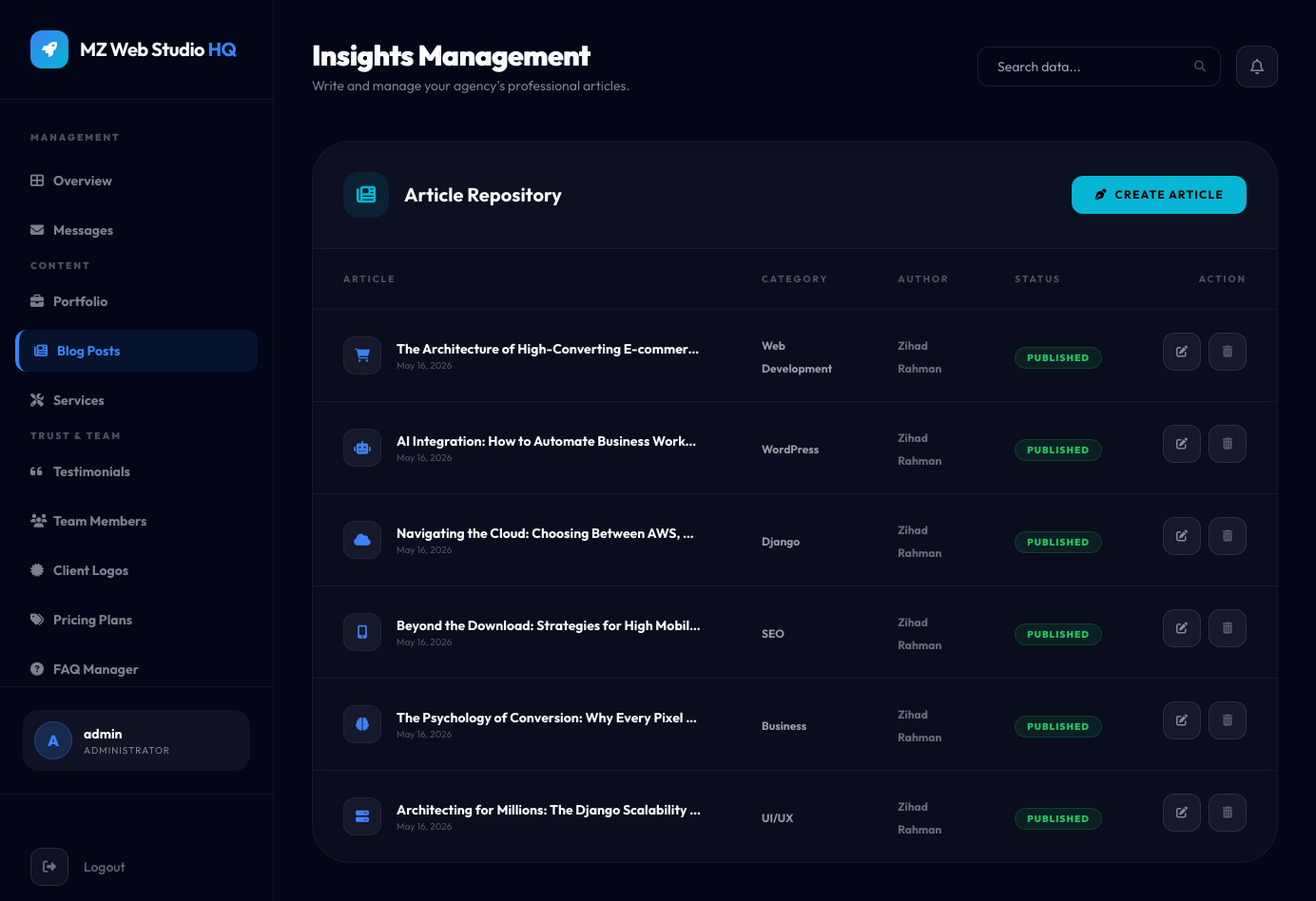
The app's page /management/blog/ (signed in) with its own data.
### devsqaud/models.py (models this page shows, shortened)
class Post(models.Model):
    title = models.CharField(max_length=200)
    slug = models.SlugField(max_length=200, unique=True, blank=True)
    author = models.CharField(max_length=100, default="MZ Web Studio Team")
    category = models.ForeignKey(Category, on_delete=models.SET_NULL, null=True, related_name='posts')
    icon = models.CharField(max_length=100, default="fas fa-newspaper", help_text="Font Awesome icon for the post")
    thumbnail = models.ImageField(upload_to='blog/', blank=True, null=True)
    external_thumbnail = models.URLField(blank=True, help_text="Link to external image (e.g. Unsplash)")
    excerpt = models.TextField(help_text="Short summary of the post")
    content = models.TextField()
    is_published = models.BooleanField(default=True)
    created_at = models.DateTimeField(auto_now_add=True)
    updated_at = models.DateTimeField(auto_now=True)
    class Meta:
        ordering = ['-created_at']

class Category(models.Model):
    name = models.CharField(max_length=100)
    slug = models.SlugField(max_length=100, unique=True, blank=True)
    class Meta:
        verbose_name_plural = "Categories"

### devsqaud/views_dashboard.py (the view)
# urls.py: path('management/blog/', views_dashboard.dashboard_blog, name='dashboard_blog'),
@staff_member_required
def dashboard_blog(request):
    posts = Post.objects.all()
    context = {
        'posts': posts,
        'active_page': 'blog',
    }
    return render(request, 'dashboard/blog_list.html', context)

### devsqaud/context_processors.py (called while the page is built)
def site_config_context(request):
    return {
        'site': SiteConfig.load(),
    }

def currency_context(request):
    currency = request.session.get('currency', 'USD')
    symbols = {
        'USD': '$',
        'BDT': '৳',
        'EUR': '€',
        'GBP': '£',
        'SAR': '﷼',
        'AED': 'د.إ'
    }
    return {
        'active_currency': currency,
        'currency_symbol': symbols.get(currency, '$'),
    }

### devsqaud/models.py (called while the page is built)
    @classmethod
    def load(cls):
        obj, _ = cls.objects.get_or_create(pk=1)
        return obj

### templates/dashboard/blog_list.html (shortened to what this page needs)
{% extends 'dashboard/base.html' %}
{% block header_title %}Insights Management{% endblock %}
{% block header_subtitle %}Write and manage your agency's professional articles.{% endblock %}
{% block dashboard_content %}
<div class="glass-card rounded-[40px] border-brand-text/5 overflow-hidden">
    <div class="p-8 border-b border-brand-text/5 flex items-center justify-between bg-brand-text/[0.01]">
        <div class="flex items-center space-x-4">
            <div class="w-12 h-12 rounded-2xl bg-brand-accent/10 flex items-center justify-center">
                <i class="fas fa-newspaper text-brand-accent text-xl"></i>
            </div>
            <h3 class="text-xl font-bold">Article Repository</h3>
        </div>
        <a href="{% url 'content_add' 'post' %}" class="px-6 py-3 bg-brand-accent text-black text-xs font-bold uppercase tracking-widest rounded-xl hover:shadow-[0_0_30px_rgba(6, 182, 212,0.4)] transition-all flex items-center space-x-2">
            <i class="fas fa-pen-nib"></i>
            <span>Create Article</span>
        </a>
    </div>
    <div class="overflow-x-auto">
        <table class="w-full text-left">
            <thead>
                <tr class="text-[10px] font-black uppercase tracking-[0.2em] text-brand-text/30 border-b border-brand-text/5">
                    <th class="px-8 py-6">Article</th>
                    <th class="px-8 py-6">Category</th>
                    <th class="px-8 py-6">Author</th>
                    <th class="px-8 py-6">Status</th>
                    <th class="px-8 py-6 text-right">Action</th>
                </tr>
            </thead>
            <tbody class="divide-y divide-brand-text/5">
                {% for post in posts %}
                <tr class="group hover:bg-brand-text/[0.02] transition-all">
                    <td class="px-8 py-6">
                        <div class="flex items-center space-x-4">
                            <div class="w-10 h-10 rounded-xl bg-brand-text/5 flex items-center justify-center text-brand-primary border border-brand-text/5 group-hover:border-brand-primary/30 transition-all">
                                <i class="{{ post.icon }} text-sm"></i>
                            </div>
                            <div>
                                <p class="text-sm font-bold truncate max-w-xs">{{ post.title }}</p>
                                <p class="text-[10px] text-brand-text/30">{{ post.created_at|date:"M d, Y" }}</p>
                            </div>
                        </div>
                    </td>
                    <td class="px-8 py-6">
                        <span class="text-xs font-bold text-brand-text/60">{{ post.category.name }}</span>
                    </td>
                    <td class="px-8 py-6">
                        <span class="text-xs font-bold text-brand-text/40">{{ post.author }}</span>
                    </td>
                    <td class="px-8 py-6">
                        {% if post.is_published %}
                        <span class="px-3 py-1 bg-green-500/10 border border-green-500/20 text-green-500 text-[10px] font-black uppercase tracking-widest rounded-full">Published</span>
                        {% else %}
                        <span class="px-3 py-1 bg-brand-text/5 border border-brand-text/10 text-brand-text/30 text-[10px] font-black uppercase tracking-widest rounded-full">Draft</span>
                        {% endif %}
                    </td>
                    <td class="px-8 py-6 text-right flex items-center justify-end space-x-2">
                        <a href="{% url 'content_edit' 'post' post.pk %}" class="inline-flex w-10 h-10 rounded-xl bg-brand-text/5 border border-brand-text/10 items-center justify-center text-brand-text/50 hover:bg-brand-accent hover:text-black hover:border-brand-accent transition-all">
                            <i class="fas fa-edit text-xs"></i>
                        </a>
                        <form action="{% url 'content_delete' 'post' post.pk %}" method="POST" onsubmit="return confirm('Are you sure?');" class="inline">
                            <button type="submit" class="inline-flex w-10 h-10 rounded-xl bg-brand-text/5 border border-brand-text/10 items-center justify-center text-brand-text/30 hover:bg-red-500/20 hover:text-red-500 transition-all">
                                <i class="fas fa-trash-alt text-xs"></i>
                            </button>
                        </form>
                    </td>
                </tr>
                {% endfor %}
            </tbody>
        </table>
    </div>
</div>
{% endblock %}

### templates/dashboard/base.html (shortened to what this page needs)
<!DOCTYPE html>
<html lang="en">
<head>
    <script src="https://cdn.tailwindcss.com"></script>
    <link rel="stylesheet" href="https://cdnjs.cloudflare.com/ajax/libs/font-awesome/6.4.0/css/all.min.css">
</head>
<body class="bg-brand-bg min-h-screen flex">
    <aside class="w-72 bg-brand-bg border-r border-brand-text/5 flex flex-col fixed inset-y-0 z-50">
        <div class="p-8 border-b border-brand-text/5">
            <a href="{% url 'home' %}" class="flex items-center space-x-3">
                <div class="w-10 h-10 bg-gradient-to-br from-brand-primary to-brand-accent rounded-xl flex items-center justify-center">
                    <i class="fas fa-rocket text-brand-text"></i>
                </div>
                <span class="text-xl font-bold tracking-tight">MZ Web Studio <span class="text-brand-primary">HQ</span></span>
            </a>
        </div>
        <nav class="flex-1 px-4 py-8 space-y-2 overflow-y-auto">
            <p class="px-4 text-[10px] font-black uppercase tracking-[0.2em] text-brand-text/30 mb-4">Management</p>
            <a href="{% url 'dashboard_home' %}" class="sidebar-link group flex items-center px-4 py-3 text-sm font-bold rounded-xl transition-all duration-300 {% if active_page == 'overview' %}active{% else %}text-brand-text/50 hover:bg-brand-text/5 hover:text-brand-text{% endif %}">
                <i class="fas fa-th-large w-6 group-hover:text-brand-primary"></i>
                <span>Overview</span>
            </a>
            <a href="{% url 'dashboard_messages' %}" class="sidebar-link group flex items-center px-4 py-3 text-sm font-bold rounded-xl transition-all duration-300 {% if active_page == 'messages' %}active{% else %}text-brand-text/50 hover:bg-brand-text/5 hover:text-brand-text{% endif %}">
                <i class="fas fa-envelope w-6 group-hover:text-brand-primary"></i>
                <span>Messages</span>
            </a>
            <p class="px-4 text-[10px] font-black uppercase tracking-[0.2em] text-brand-text/30 mt-8 mb-4">Content</p>
            <a href="{% url 'dashboard_projects' %}" class="sidebar-link group flex items-center px-4 py-3 text-sm font-bold rounded-xl transition-all duration-300 {% if active_page == 'projects' %}active{% else %}text-brand-text/50 hover:bg-brand-text/5 hover:text-brand-text{% endif %}">
                <i class="fas fa-briefcase w-6 group-hover:text-brand-primary"></i>
                <span>Portfolio</span>
            </a>
            <a href="{% url 'dashboard_blog' %}" class="sidebar-link group flex items-center px-4 py-3 text-sm font-bold rounded-xl transition-all duration-300 {% if active_page == 'blog' %}active{% else %}text-brand-text/50 hover:bg-brand-text/5 hover:text-brand-text{% endif %}">
                <i class="fas fa-newspaper w-6 group-hover:text-brand-primary"></i>
                <span>Blog Posts</span>
            </a>
            <a href="{% url 'dashboard_services' %}" class="sidebar-link group flex items-center px-4 py-3 text-sm font-bold rounded-xl transition-all duration-300 {% if active_page == 'services' %}active{% else %}text-brand-text/50 hover:bg-brand-text/5 hover:text-brand-text{% endif %}">
                <i class="fas fa-tools w-6 group-hover:text-brand-primary"></i>
                <span>Services</span>
            </a>
            <p class="px-4 text-[10px] font-black uppercase tracking-[0.2em] text-brand-text/30 mt-8 mb-4">Trust & Team</p>
            <a href="{% url 'dashboard_testimonials' %}" class="sidebar-link group flex items-center px-4 py-3 text-sm font-bold rounded-xl transition-all duration-300 {% if active_page == 'testimonials' %}active{% else %}text-brand-text/50 hover:bg-brand-text/5 hover:text-brand-text{% endif %}">
                <i class="fas fa-quote-left w-6 group-hover:text-brand-primary"></i>
                <span>Testimonials</span>
            </a>
            <a href="{% url 'dashboard_team' %}" class="sidebar-link group flex items-center px-4 py-3 text-sm font-bold rounded-xl transition-all duration-300 {% if active_page == 'team' %}active{% else %}text-brand-text/50 hover:bg-brand-text/5 hover:text-brand-text{% endif %}">
                <i class="fas fa-users w-6 group-hover:text-brand-primary"></i>
                <span>Team Members</span>
            </a>
            <a href="{% url 'dashboard_logos' %}" class="sidebar-link group flex items-center px-4 py-3 text-sm font-bold rounded-xl transition-all duration-300 {% if active_page == 'logos' %}active{% else %}text-brand-text/50 hover:bg-brand-text/5 hover:text-brand-text{% endif %}">
                <i class="fas fa-certificate w-6 group-hover:text-brand-primary"></i>
                <span>Client Logos</span>
            </a>
            <a href="{% url 'dashboard_packages' %}" class="sidebar-link group flex items-center px-4 py-3 text-sm font-bold rounded-xl transition-all duration-300 {% if active_page == 'packages' %}active{% else %}text-brand-text/50 hover:bg-brand-text/5 hover:text-brand-text{% endif %}">
                <i class="fas fa-tags w-6 group-hover:text-brand-primary"></i>
                <span>Pricing Plans</span>
            </a>
            <a href="{% url 'dashboard_faq' %}" class="sidebar-link group flex items-center px-4 py-3 text-sm font-bold rounded-xl transition-all duration-300 {% if active_page == 'faq' %}active{% else %}text-brand-text/50 hover:bg-brand-text/5 hover:text-brand-text{% endif %}">
                <i class="fas fa-question-circle w-6 group-hover:text-brand-primary"></i>
                <span>FAQ Manager</span>
            </a>
        </nav>
        <div class="p-6 border-t border-brand-text/5">
            <div class="flex items-center space-x-3 p-3 bg-brand-text/5 rounded-2xl">
                <div class="w-10 h-10 rounded-full bg-brand-primary/20 border border-brand-primary/30 flex items-center justify-center">
                    <span class="font-black text-brand-primary">{{ request.user.username|first|upper }}</span>
                </div>
                <div class="flex-1 min-w-0">
                    <p class="text-sm font-bold truncate">{{ request.user.username }}</p>
                    <p class="text-[10px] text-brand-text/50 uppercase tracking-widest">Administrator</p>
                </div>
            </div>
        </div>
        <div class="mt-auto pt-10 border-t border-brand-text/5">
            <form action="{% url 'logout' %}" method="POST" class="px-8 py-4">
                <button type="submit" class="flex items-center space-x-4 text-brand-text/40 hover:text-red-500 transition-all group w-full text-left">
                    <div class="w-10 h-10 rounded-xl bg-brand-text/5 border border-brand-text/10 flex items-center justify-center group-hover:bg-red-500/10 group-hover:border-red-500/20 transition-all">
                        <i class="fas fa-sign-out-alt text-sm"></i>
                    </div>
                    <span class="text-sm font-medium">Logout</span>
                </button>
            </form>
        </div>
    </aside>
    <main class="flex-1 ml-72 p-10">
        <div class="flex items-center justify-between mb-12">
            <div>
                <h1 class="text-3xl font-black tracking-tight">{% block header_title %}Overview{% endblock %}</h1>
                <p class="text-brand-text/50 text-sm mt-1">{% block header_subtitle %}Welcome back, Commander.{% endblock %}</p>
            </div>
            <div class="flex items-center space-x-4">
                <div class="relative">
                    <input type="text" placeholder="Search data..." class="bg-brand-bg border border-brand-text/10 rounded-xl px-5 py-2.5 text-sm focus:outline-none focus:border-brand-primary/50 transition-all w-64">
                    <i class="fas fa-search absolute right-4 top-1/2 -translate-y-1/2 text-brand-text/30 text-xs"></i>
                </div>
                <button class="w-11 h-11 rounded-xl bg-brand-text/5 border border-brand-text/10 flex items-center justify-center hover:bg-brand-text/10 transition-all">
                    <i class="far fa-bell text-brand-text/50"></i>
                </button>
            </div>
        </div>
        {% block dashboard_content %}{% endblock %}
    </main>
</body>
</html>

### templates/dashboard/base.html (style rules this page uses)
body { font-family: 'Outfit', sans-serif; background-color: #020617; color: #F8FAFC; }
.glass-card { background: rgba(255, 255, 255, 0.03); backdrop-filter: blur(10px); border: 1px solid rgba(255, 255, 255, 0.05); }
.sidebar-link.active { background: rgba(59, 130, 246, 0.1); border-left: 4px solid #3B82F6; color: #3B82F6; }

### records on screen
Post: title "The Architecture of High-Converting E-commer…", created_at "May 16, 2026", category.name "Web Development", author "Zihad Rahman", is_published "PUBLISHED"
Post: title "AI Integration: How to Automate Business Workf…", created_at "May 16, 2026", category.name "WordPress", author "Zihad Rahman", is_published "PUBLISHED"
Post: title "Navigating the Cloud: Choosing Between AWS,…", created_at "May 16, 2026", category.name "Django", author "Zihad Rahman", is_published "PUBLISHED"
Post: title "Beyond the Download: Strategies for High Mobil…", created_at "May 16, 2026", category.name "SEO", author "Zihad Rahman", is_published "PUBLISHED"
Post: title "The Psychology of Conversion: Why Every Pixel…", created_at "May 16, 2026", category.name "Business", author "Zihad Rahman", is_published "PUBLISHED"
Post: title "Architecting for Millions: The Django Scalability…", created_at "May 16, 2026", category.name "UI/UX", author "Zihad Rahman", is_published "PUBLISHED"

### other values on screen
{{ request.user.username|first|upper }} "A"
{{ request.user.username }} "admin"
